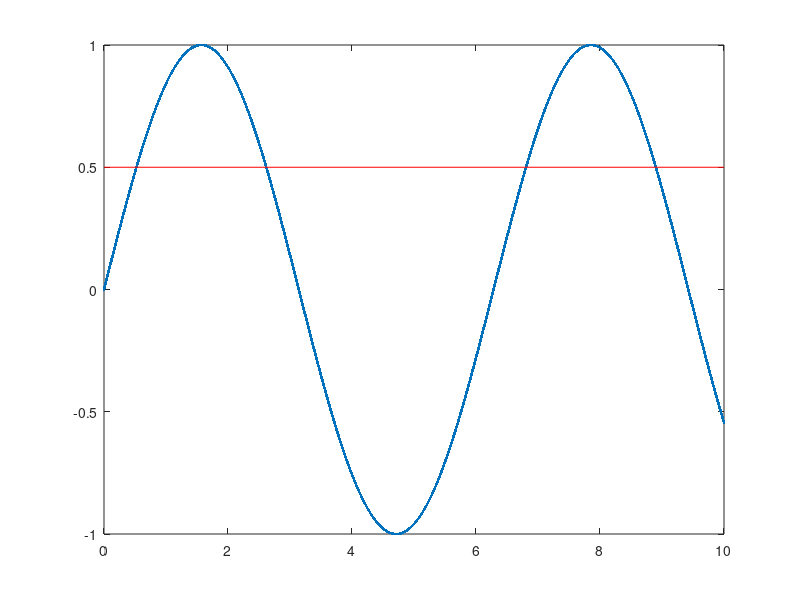

Write MATLAB code to recreate this figure.
clc, clearvars, close all

%parameters
x = linspace(0,10,10000000);
y = sin(x);
y_check = 0.5;

%actions
plot(x,y, '.'), hold on, plot([0 10], [y_check y_check], '-r')
y_greater = y>y_check;
sum(y_greater);

%output
FinalPercent = (sum(y_greater)/length(y))*100
